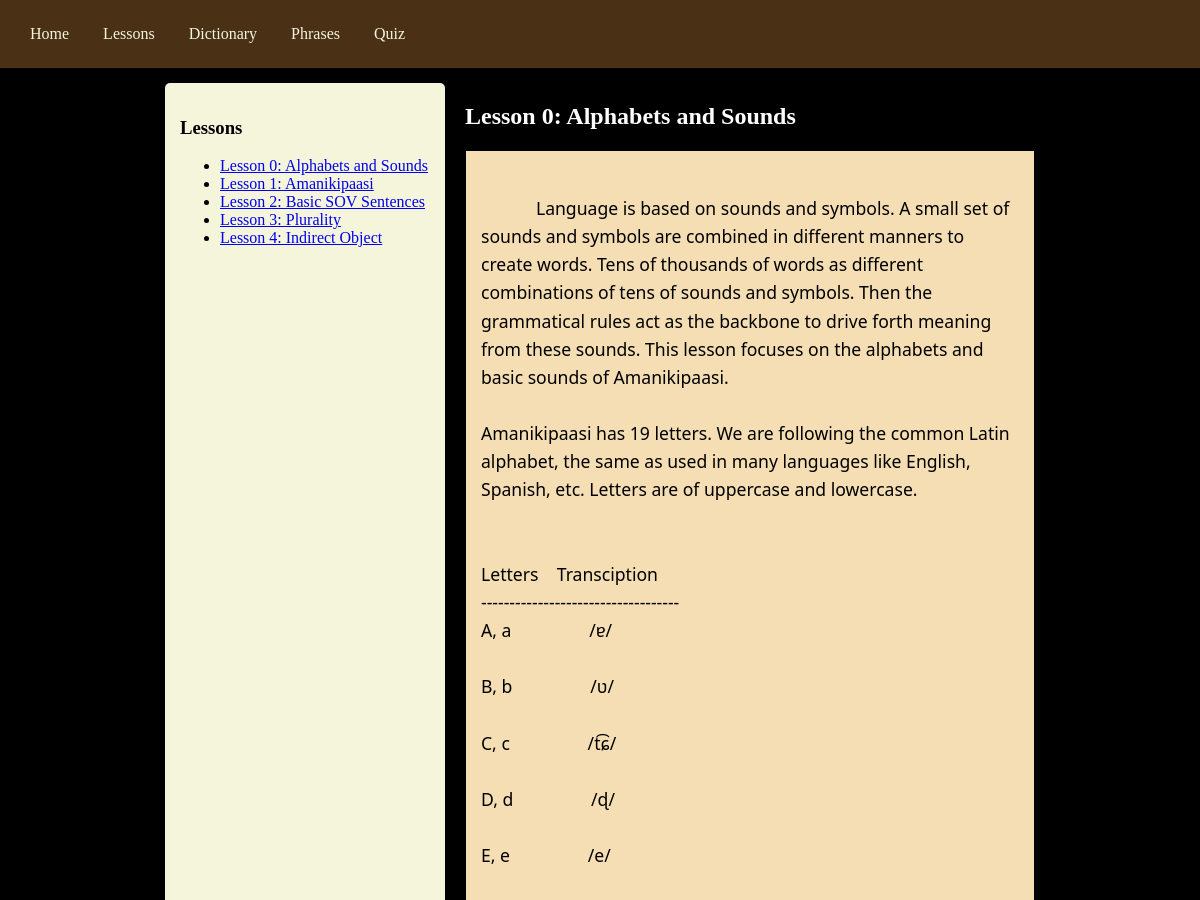
The app's page /lessons (upper part), older data.
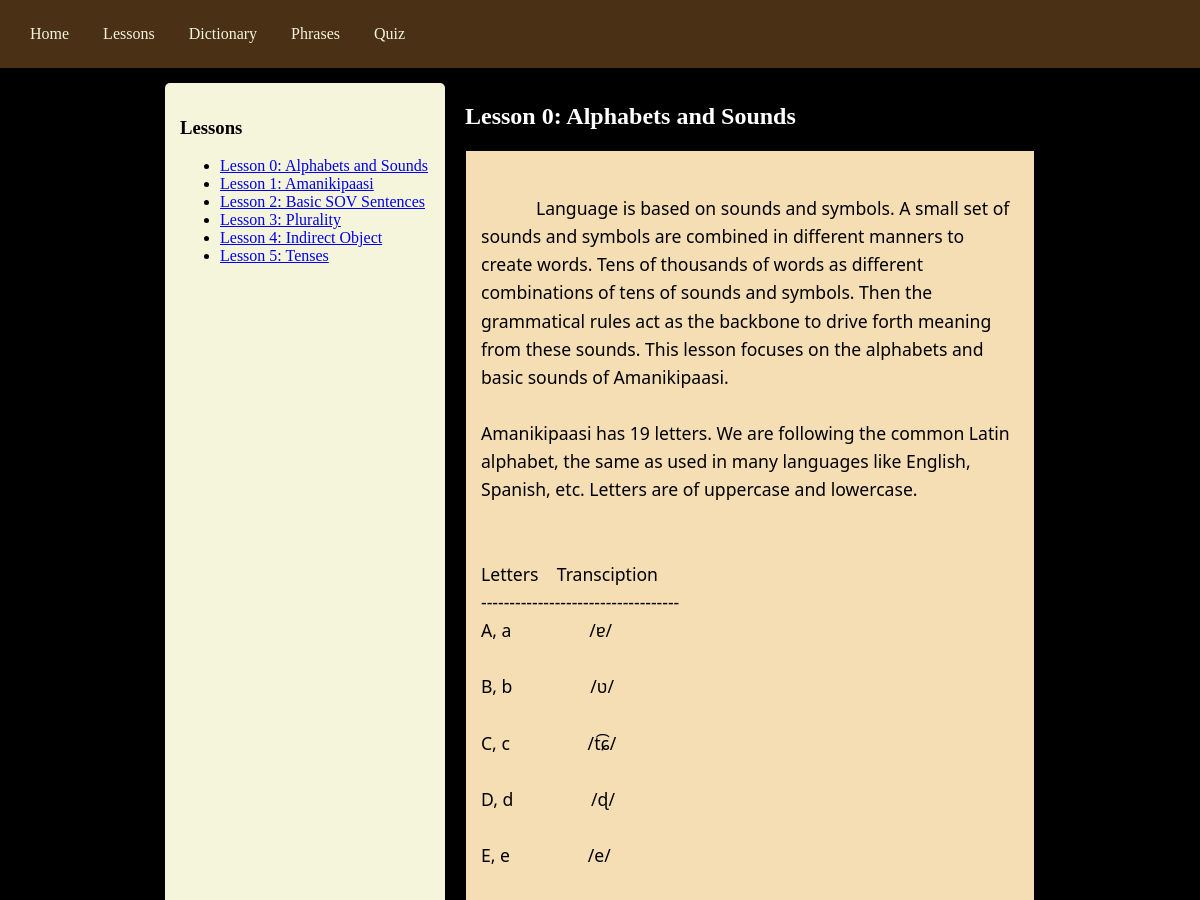
The same page, newer data.
### tables this page shows
CREATE TABLE lessons (
            id INTEGER PRIMARY KEY AUTOINCREMENT,
            title TEXT NOT NULL,
            content TEXT NOT NULL,
            sort_order INTEGER DEFAULT 0);

### app.py (the view)
@app.route('/lessons')
def lessons():
    db = get_db()
    all_lessons = db.execute('SELECT * FROM lessons ORDER BY sort_order ASC').fetchall()
    lesson_id = request.args.get('lesson_id')
    active_lesson = None
    if lesson_id:
        active_lesson = db.execute('SELECT * FROM lessons WHERE id = ?', (lesson_id,)).fetchone()
    elif all_lessons:
        active_lesson = all_lessons[0] # Default to first lesson
    return render_template('lessons.html', lessons=all_lessons, active_lesson=active_lesson)

### app.py (called while the page is built)
def get_db():
    conn = sqlite3.connect(DATABASE)
    conn.row_factory = sqlite3.Row
    return conn

### templates/lessons.html (shortened to what this page needs)
{% extends 'base.html' %}
{% block content %}
<div class="lessons-container">
    <div class="sidebar" id="lessonSidebar">
        <h3>Lessons</h3>
        <ul>
            {% for lesson in lessons %}
            <li><a href="{{ url_for('lessons', lesson_id=lesson.id) }}">{{ lesson.title }}</a></li>
            {% endfor %}
        </ul>
    </div>
    <div class="lesson-main">
        <h2>{{ active_lesson.title }}</h2>
        <div class="lesson-content">
        </div>
    </div>
</div>
{% endblock %}

Row changes from the older to the newer data that the page shows:
added lessons: title "Lesson 5: Tenses"
